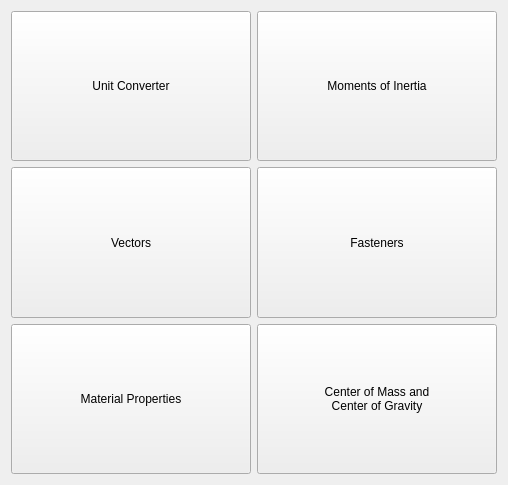
      <widget class="QWidget" name="generalanalysis">
       <property name="geometry">
        <rect>
         <x>0</x>
         <y>0</y>
         <width>508</width>
         <height>485</height>
        </rect>
       </property>
       <attribute name="label">
        <string>General Analysis</string>
       </attribute>
       <layout class="QGridLayout" name="gridLayout_4">
        <item row="3" column="0">
         <widget class="QPushButton" name="vectors">
          <property name="sizePolicy">
           <sizepolicy hsizetype="Preferred" vsizetype="Preferred">
            <horstretch>0</horstretch>
            <verstretch>0</verstretch>
           </sizepolicy>
          </property>
          <property name="minimumSize">
           <size>
            <width>230</width>
            <height>25</height>
           </size>
          </property>
          <property name="text">
           <string>Vectors</string>
          </property>
         </widget>
        </item>
        <item row="5" column="1">
         <widget class="QPushButton" name="cmandcg">
          <property name="sizePolicy">
           <sizepolicy hsizetype="Preferred" vsizetype="Preferred">
            <horstretch>0</horstretch>
            <verstretch>0</verstretch>
           </sizepolicy>
          </property>
          <property name="minimumSize">
           <size>
            <width>230</width>
            <height>25</height>
           </size>
          </property>
          <property name="text">
           <string>Center of Mass and
Center of Gravity</string>
          </property>
         </widget>
        </item>
        <item row="1" column="1">
         <widget class="QPushButton" name="moi">
          <property name="sizePolicy">
           <sizepolicy hsizetype="Preferred" vsizetype="Preferred">
            <horstretch>0</horstretch>
            <verstretch>0</verstretch>
           </sizepolicy>
          </property>
          <property name="minimumSize">
           <size>
            <width>230</width>
            <height>25</height>
           </size>
          </property>
          <property name="text">
           <string>Moments of Inertia</string>
          </property>
         </widget>
        </item>
        <item row="3" column="1">
         <widget class="QPushButton" name="fasteners">
          <property name="sizePolicy">
           <sizepolicy hsizetype="Preferred" vsizetype="Preferred">
            <horstretch>0</horstretch>
            <verstretch>0</verstretch>
           </sizepolicy>
          </property>
          <property name="minimumSize">
           <size>
            <width>230</width>
            <height>25</height>
           </size>
          </property>
          <property name="text">
           <string>Fasteners</string>
          </property>
         </widget>
        </item>
        <item row="1" column="0">
         <widget class="QPushButton" name="unitconvert">
          <property name="sizePolicy">
           <sizepolicy hsizetype="Preferred" vsizetype="Preferred">
            <horstretch>0</horstretch>
            <verstretch>0</verstretch>
           </sizepolicy>
          </property>
          <property name="minimumSize">
           <size>
            <width>230</width>
            <height>25</height>
           </size>
          </property>
          <property name="text">
           <string>Unit Converter</string>
          </property>
         </widget>
        </item>
        <item row="5" column="0">
         <widget class="QPushButton" name="matlprop">
          <property name="sizePolicy">
           <sizepolicy hsizetype="Preferred" vsizetype="Preferred">
            <horstretch>0</horstretch>
            <verstretch>0</verstretch>
           </sizepolicy>
          </property>
          <property name="minimumSize">
           <size>
            <width>230</width>
            <height>25</height>
           </size>
          </property>
          <property name="text">
           <string>Material Properties</string>
          </property>
         </widget>
        </item>
       </layout>
      </widget>
